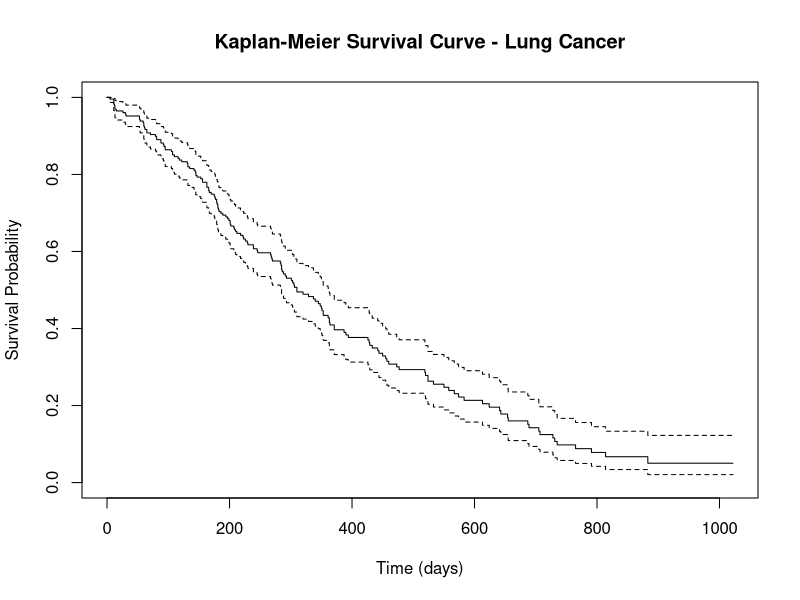

This chart was generated by the following R code: (Note: this script raises an error after producing the figure.)
# Load required packages
# If not installed, run: install.packages(c("survival", "survminer"))
library(survival)
library(survminer)
library(dplyr)
library(ggplot2)

# ==============================================================================
# 1. LOAD AND EXPLORE THE DATA
# ==============================================================================

# We'll use the 'lung' dataset from the survival package
# This is a real dataset from the North Central Cancer Treatment Group
data(lung)

# View first few rows
head(lung)

# Check structure
str(lung)

# Summary statistics
summary(lung)

# Data description:
# inst: Institution code
# time: Survival time in days
# status: censoring status (1=censored, 2=dead)
# age: Age in years
# sex: Male=1, Female=2
# ph.ecog: ECOG performance score (0=good, 5=dead)
# ph.karno: Karnofsky performance score (0=bad, 100=good)
# pat.karno: Karnofsky performance score rated by patient
# meal.cal: Calories consumed at meals
# wt.loss: Weight loss in last six months

# Check for missing data
colSums(is.na(lung))

# ==============================================================================
# 2. DATA PREPARATION
# ==============================================================================

# Create a working dataset
lung_clean <- lung %>%
  # Recode status: survival package expects 0=censored, 1=event
  # Original data has 1=censored, 2=dead, so we subtract 1
  mutate(
    death = status - 1,  # 0 = censored, 1 = dead
    sex_f = factor(sex, levels = 1:2, labels = c("Male", "Female")),
    ph.ecog_f = factor(ph.ecog),
    age_group = cut(age, breaks = c(0, 60, 70, 100), 
                    labels = c("≤60", "61-70", ">70"))
  ) %>%
  # Remove rows with missing key variables
  filter(!is.na(time), !is.na(death), !is.na(sex))

# Check the cleaned data
dim(lung_clean)
summary(lung_clean)

# ==============================================================================
# 3. CREATE SURVIVAL OBJECT
# ==============================================================================

# The Surv() function creates a survival object
# Format: Surv(time, event)
surv_obj <- Surv(time = lung_clean$time, event = lung_clean$death)

# View first few survival objects
head(surv_obj)
# "+" indicates censored observations

# Summary of survival object
summary(surv_obj)

# ==============================================================================
# 4. KAPLAN-MEIER SURVIVAL CURVES
# ==============================================================================

# 4.1 Overall Survival Curve
# --------------------------

# Fit Kaplan-Meier survival curve
km_fit <- survfit(surv_obj ~ 1, data = lung_clean)

# Print summary
print(km_fit)

# Detailed summary at specific time points
summary(km_fit, times = c(0, 100, 200, 300, 400, 500, 600, 700))

# Median survival time with confidence interval
print(km_fit)

# Basic plot
plot(km_fit, 
     xlab = "Time (days)", 
     ylab = "Survival Probability",
     main = "Kaplan-Meier Survival Curve - Lung Cancer",
     conf.int = TRUE)

# Enhanced plot using survminer
ggsurvplot(
  km_fit,
  data = lung_clean,
  conf.int = TRUE,
  risk.table = TRUE,
  risk.table.col = "strata",
  ggtheme = theme_minimal(),
  palette = "#2E9FDF",
  title = "Overall Survival - Lung Cancer Patients",
  xlab = "Time (days)",
  ylab = "Survival Probability",
  break.time.by = 100,
  legend = "none"
)

# 4.2 Survival by Sex
# -------------------

# Fit KM curves stratified by sex
km_sex <- survfit(Surv(time, death) ~ sex_f, data = lung_clean)

# Print summary
print(km_sex)

# Summary at specific times
summary(km_sex, times = c(100, 200, 300, 400, 500))

# Enhanced plot
ggsurvplot(
  km_sex,
  data = lung_clean,
  conf.int = TRUE,
  pval = TRUE,              # Add log-rank p-value
  risk.table = TRUE,
  risk.table.col = "strata",
  legend.labs = c("Male", "Female"),
  legend.title = "Sex",
  palette = c("#E7B800", "#2E9FDF"),
  title = "Survival by Sex",
  xlab = "Time (days)",
  ylab = "Survival Probability",
  break.time.by = 100,
  ggtheme = theme_minimal()
)

# 4.3 Survival by Age Group
# --------------------------

# Remove missing age groups
lung_age <- lung_clean %>% filter(!is.na(age_group))

# Fit KM curves stratified by age group
km_age <- survfit(Surv(time, death) ~ age_group, data = lung_age)

# Print summary
print(km_age)

# Enhanced plot
ggsurvplot(
  km_age,
  data = lung_age,
  conf.int = TRUE,
  pval = TRUE,
  risk.table = TRUE,
  legend.labs = c("≤60 years", "61-70 years", ">70 years"),
  legend.title = "Age Group",
  palette = c("#00BA38", "#619CFF", "#F8766D"),
  title = "Survival by Age Group",
  xlab = "Time (days)",
  ylab = "Survival Probability",
  break.time.by = 100,
  ggtheme = theme_minimal()
)



# ==============================================================================
# 5. LOG-RANK TEST
# ==============================================================================

# 5.1 Compare Survival by Sex
# ----------------------------

# Perform log-rank test
logrank_sex <- survdiff(Surv(time, death) ~ sex_f, data = lung_clean)

# Print results
print(logrank_sex)

# Interpretation:
# - Chi-square statistic
# - Degrees of freedom
# - P-value
# - Observed vs Expected events in each group

# 5.2 Compare Survival by Age Group
# ----------------------------------

logrank_age <- survdiff(Surv(time, death) ~ age_group, data = lung_age)
print(logrank_age)


# 5.4 Pairwise Comparisons
# -------------------------

# For age groups, perform pairwise log-rank tests
pairwise_survdiff(Surv(time, death) ~ age_group, 
                  data = lung_age,
                  p.adjust.method = "bonferroni")

# ==============================================================================
# 6. COX PROPORTIONAL HAZARDS MODEL
# ==============================================================================

# 6.1 Univariable Cox Models
# ---------------------------

# Sex
cox_sex <- coxph(Surv(time, death) ~ sex_f, data = lung_clean)
summary(cox_sex)

# Age (continuous)
cox_age <- coxph(Surv(time, death) ~ age, data = lung_clean)
summary(cox_age)

# ECOG performance score
cox_ecog <- coxph(Surv(time, death) ~ ph.ecog, data = lung_clean)
summary(cox_ecog)

# Extract and display hazard ratios with CIs
# For sex
exp(coef(cox_sex))  # Hazard ratio
exp(confint(cox_sex))  # 95% CI

# 6.2 Multivariable Cox Model
# ----------------------------

# Prepare data without missing values for key variables
lung_complete <- lung_clean %>%
  filter(!is.na(age), !is.na(sex_f), !is.na(ph.ecog), !is.na(ph.karno))

# Fit multivariable model
cox_multi <- coxph(Surv(time, death) ~ age + sex_f + ph.ecog + ph.karno, 
                   data = lung_complete)

# Full summary
summary(cox_multi)


# Extract hazard ratios and 95% CIs
hr_table <- data.frame(
  Variable = names(coef(cox_multi)),
  HR = exp(coef(cox_multi)),
  Lower_CI = exp(confint(cox_multi))[,1],
  Upper_CI = exp(confint(cox_multi))[,2],
  P_value = summary(cox_multi)$coefficients[,5]
)
print(hr_table)

# 6.3 Model with Interaction
# ---------------------------

# Test interaction between sex and ECOG score
cox_interaction <- coxph(Surv(time, death) ~ age + sex_f * ph.ecog + ph.karno, 
                         data = lung_complete)
summary(cox_interaction)



# ==============================================================================
# 9. VISUALIZING COX MODEL RESULTS
# ==============================================================================

# 9.1 Forest Plot
# ---------------

ggforest(cox_multi, data = lung_complete,
         main = "Hazard Ratios from Multivariable Cox Model",
         fontsize = 0.8)
